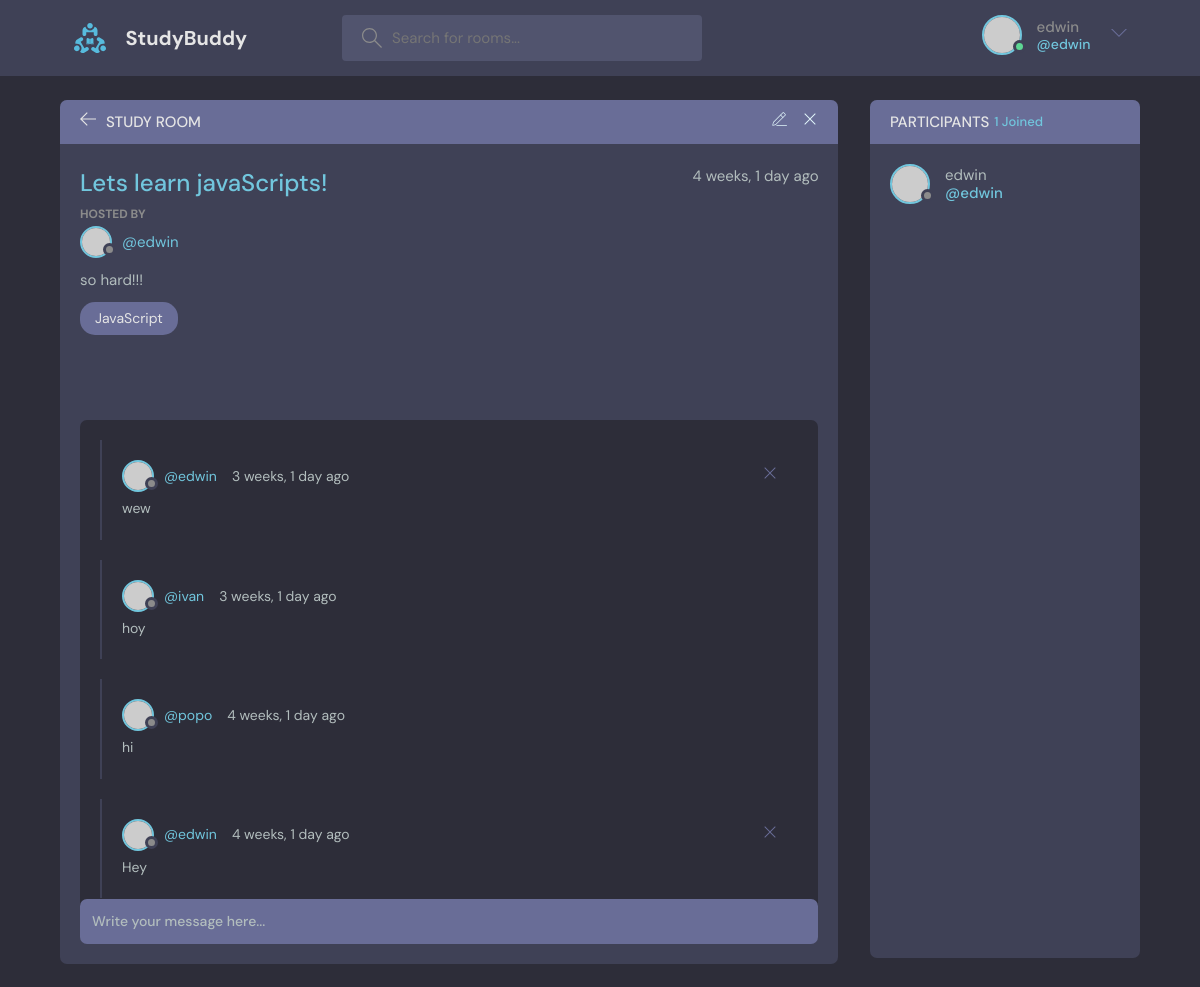
Screenshot of /room/1/ (signed in) with the database file from the repository.
### base/models.py (models this page shows, shortened)
class Room(models.Model):
    host = models.ForeignKey(User, on_delete=models.SET_NULL, null=True)
    topic = models.ForeignKey(Topic, on_delete=models.SET_NULL, null=True)
    name =  models.CharField(max_length=200)
    description = models.TextField(null=True, blank=True)
    participants = models.ManyToManyField(
        User, related_name='participants', blank=True)
    updated = models.DateTimeField(auto_now=True)
    created = models.DateTimeField(auto_now_add=True)
    class Meta:
        ordering = ['-updated', '-created']

class Topic(models.Model):
    name = models.CharField(max_length=200)
    def __str__(self):
        return self.name

class Message(models.Model):
    user = models.ForeignKey(User, on_delete=models.CASCADE)
    room = models.ForeignKey(Room, on_delete=models.CASCADE)
    body = models.TextField()
    updated = models.DateTimeField(auto_now=True)
    created = models.DateTimeField(auto_now_add=True)
    class Meta:
        ordering = ['-updated', '-created']

### base/views.py (the view, shortened to what this page needs)
# urls.py: path("room/<str:pk>/", views.room, name="room"),
def room(request, pk):
    room = Room.objects.get(id=pk)
    room_messages = room.message_set.all()
    participants = room.participants.all()
    context = {'room': room, 'room_messages': room_messages, 'participants':participants}
    return render(request, "base/room.html", context)

### base/templates/base/room.html (shortened to what this page needs)
{% extends "main.html" %}
{% block content %}
    <main class="profile-page layout layout--2">
      <div class="container">
        <div class="room">
          <div class="room__top">
            <div class="room__topLeft">
              <a href="{% url 'home' %}">
                <svg version="1.1" xmlns="http://www.w3.org/2000/svg" width="32" height="32" viewBox="0 0 32 32">
                  <title>arrow-left</title>
                  <path
                    d="M13.723 2.286l-13.723 13.714 13.719 13.714 1.616-1.611-10.96-10.96h27.625v-2.286h-27.625l10.965-10.965-1.616-1.607z"
                  ></path>
                </svg>
              </a>
              <h3>Study Room</h3>
            </div>
            {% if room.host == request.user %}
            <div class="room__topRight">
              <a href="{% url 'update-room' room.id %}">
              </a>
              <a href="{% url 'delete-room' room.id %}">
                <svg version="1.1" xmlns="http://www.w3.org/2000/svg" width="32" height="32" viewBox="0 0 32 32">
                  <title>remove</title>
                  <path
                    d="M27.314 6.019l-1.333-1.333-9.98 9.981-9.981-9.981-1.333 1.333 9.981 9.981-9.981 9.98 1.333 1.333 9.981-9.98 9.98 9.98 1.333-1.333-9.98-9.98 9.98-9.981z"
                  ></path>
                </svg>
              </a>
            </div>
            {% endif %}
          </div>
          <div class="room__box scroll">
            <div class="room__header scroll">
              <div class="room__info">
                <h3>{{room.name}}</h3>
                <span>{{room.created|timesince}} ago</span>
              </div>
              <div class="room__hosted">
                <p>Hosted By</p>
                <a href="{% url 'user-profile' room.host.id %}" class="room__author">
                  <div class="avatar avatar--small">
                    <img src="https://randomuser.me/api/portraits/men/37.jpg" />
                  </div>
                  <span>@{{room.host.username}}</span>
                </a>
              </div>
              <div class="room__details">
                {{room.description}}
              </div>
              <span class="room__topics">{{room.topic}}</span>
            </div>
            <div class="room__conversation">
              <div class="threads scroll">
                {% for message in room_messages %}
                <div class="thread">
                  <div class="thread__top">
                    <div class="thread__author">
                      <a href="{% url 'user-profile' message.user.id %}" class="thread__authorInfo">
                        <div class="avatar avatar--small">
                          <img src="https://randomuser.me/api/portraits/men/37.jpg" />
                        </div>
                        <span>@{{message.user}}</span>
                      </a>
                      <span class="thread__date">{{message.created|timesince}} ago</span>
                    </div>
                    {% if request.user == message.user %}
                    <a href="{% url 'delete-message' message.id %}">
                      <div class="thread__delete">
                        <svg version="1.1" xmlns="http://www.w3.org/2000/svg" width="32" height="32" viewBox="0 0 32 32">
                          <title>remove</title>
                          <path
                            d="M27.314 6.019l-1.333-1.333-9.98 9.981-9.981-9.981-1.333 1.333 9.981 9.981-9.981 9.98 1.333 1.333 9.981-9.98 9.98 9.98 1.333-1.333-9.98-9.98 9.98-9.981z"
                          ></path>
                        </svg>
                      </div>
                    </a>
                    {% endif %}
                  </div>
                  <div class="thread__details">
                    {{message.body}}
                  </div>
                </div>
                {% endfor %}
              </div>
            </div>
          </div>
          {% if request.user.is_authenticated %}
          <div class="room__message">
            <form action="" method="POST">{% csrf_token %}<input name="body" placeholder="Write your message here..." /></form>
          </div>
        </div>
        {% endif %}
        <div class="participants">
          <h3 class="participants__top">Participants <span>{{participants.count}} Joined</span></h3>
          <div class="participants__list scroll">
            {% for user in participants %}
            <a href="{% url "user-profile" user.id %}" class="participant">
              <div class="avatar avatar--medium">
                <img src="https://randomuser.me/api/portraits/men/37.jpg" />
              </div>
              <p>
                {{user.username}}
                <span>@{{user.username}}</span>
              </p>
            </a>
            {% endfor %}
          </div>
        </div>
      </div>
    </main>
{% endblock %}

### templates/navbar.html (shortened to what this page needs)
{% load static %}
<header class="header header--loggedIn">
    <div class="container">
      <a href="{% url "home" %}" class="header__logo">
        <img src="{% static "images/logo.svg" %}" />
        <h1>StudyBuddy</h1>
      </a>
      <form class="header__search" method="GET" action="{% url "home" %}">
        <label>
          <input name="q" placeholder="Search for rooms..." />
        </label>
      </form>
      <nav class="header__menu">
        {% if request.user.is_authenticated %}
        <div class="header__user">
          <a href="profile.html">
            <div class="avatar avatar--medium active">
              <img src="https://randomuser.me/api/portraits/men/37.jpg" />
            </div>
            <p>{{request.user.username}} <span>@{{request.user.username}}</span></p>
          </a>
          <button class="dropdown-button">
            <svg version="1.1" xmlns="http://www.w3.org/2000/svg" width="32" height="32" viewBox="0 0 32 32">
              <title>chevron-down</title>
              <path d="M16 21l-13-13h-3l16 16 16-16h-3l-13 13z"></path>
            </svg>
          </button>
        </div>
        {% else %}
         <a href="{% url "login" %}">
          <img src="{% static "images/avatar.svg" %}" />
          <p>Login</p>
        </a>
        {% endif %}
      </nav>
    </div>
  </header>

### rows the page displays
Room: name "Lets learn javaScripts!", created "4 weeks, 1 day", host.username "edwin", description "so hard!!!", topic "JavaScript"
Message: user "edwin", created "3 weeks, 1 day", body "wew"
Message: user "ivan", created "3 weeks, 1 day", body "hoy"
Message: user "popo", created "4 weeks, 1 day", body "hi"
Message: user "edwin", created "4 weeks, 1 day", body "Hey"

### other values shown
{{ request.user.username }} "edwin"
{{ participants.count }} "1"
{{ user.username }} "edwin"
